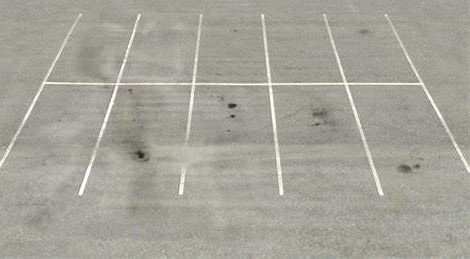
%> input picture raw/PARKING.2.jpg, 470 x 259 px
$ octave line-detection.m   (GNU Octave 9; MATLAB toolbox functions it lacks are replaced by stand-ins)
%> lines starting %> are read from the running program, lines starting %| are printed output that depends on the picture; in (x1, y1, x2, y2) boxes, pixels count from 0 and x2, y2 are one past the last pixel; in counts of white or black regions, pixels touching at a corner belong together; the program's own positions count from 1
[file, path] = uigetfile({'*.jpg;*.png;*.bmp'}, 'Select an image file');
%> the answer given: ../raw/PARKING.2.jpg
if isequal(file, 0)
    fprintf('No image file selected. Exiting...\n');
    return;
end

image_path = fullfile(path, file);
% Read the image
image = imread(image_path);
%> image is the input picture: size 259x470x3 uint8; mean R, G, B 163.6, 163.5, 153.8

% Convert the image to grayscale
gray_image = rgb2gray(image);

% Enhance contrast (optional)
% gray_image = imadjust(gray_image);

% Apply adaptive thresholding
bw_image = imbinarize(gray_image, 'adaptive', 'Sensitivity', 0.5);
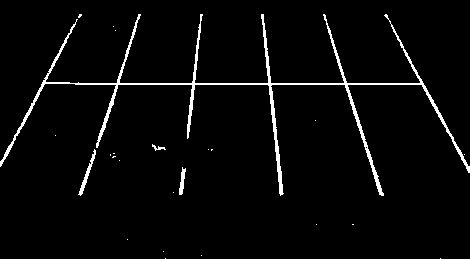
%> bw_image: size 259x470 logical; 3.2% white; 24 white regions (20 under 20 px), largest, box (x1, y1, x2, y2) and area: (0, 14, 470, 196) 3584, (78, 149, 96, 196) 161, (179, 167, 186, 195) 104, (152, 144, 166, 151) 37

% Fill gaps in the binary image
bw_image = imfill(bw_image, 'holes');

% Perform Hough Line Transform to detect lines
[H, T, R] = hough(bw_image);
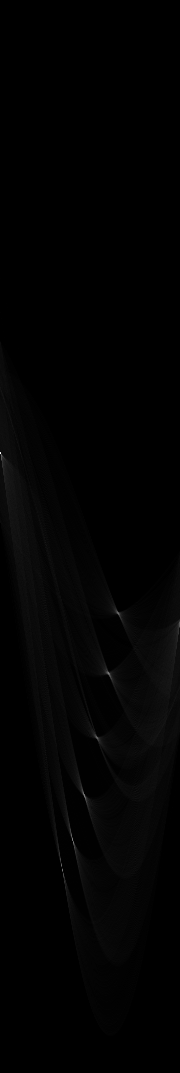
%> H: size 1073x180 double; min 0, max 382, mean 3.7; drawn with min black and max white
%> T = 180 values from -90 to 89; R = 1073 values from -536 to 536
P = houghpeaks(H, 100, 'threshold', ceil(0.3 * max(H(:))));
%> P = [454 1; 840 73; 674 109; 796 85; 871 63; 614 119; 738 97]
lines = houghlines(bw_image, T, R, P, 'FillGap', 20, 'MinLength', 100); % Adjust FillGap and MinLength here
%> lines = 7 lines; point1 to point2 (x, y): (43, 84) to (424, 84), (324, 15) to (383, 196), (82, 194) to (141, 15), (263, 15) to (282, 195), (387, 15) to (470, 172), (1, 164) to (81, 15), (189, 131) to (202, 16)

% Draw the detected lines on a copy of the original image
line_image = image;
if ~isempty(lines)
    for k = 1:length(lines)
        xy = [lines(k).point1; lines(k).point2];
        line_image = insertShape(line_image, 'Line', xy, 'LineWidth', 2, 'Color', 'green');
    end
%> this loop made 7 passes
%> xy on passes 1 to 7: [43 84; 424 84], [324 15; 383 196], [82 194; 141 15], [263 15; 282 195], [387 15; 470 172], [1 164; 81 15], [189 131; 202 16]
end

% Combine the original and line-detected images horizontally
combined_image = [image, line_image];
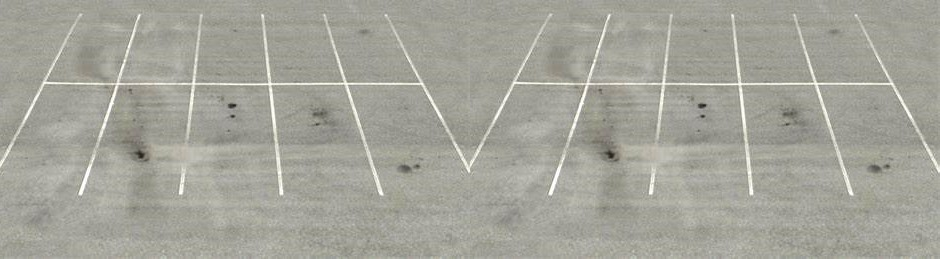
%> combined_image: size 259x940x3 uint8; mean R, G, B 163.6, 163.5, 153.8

% Display the result
figure;
imshow(combined_image);
title('Before and After Line Detection Segmentation');
